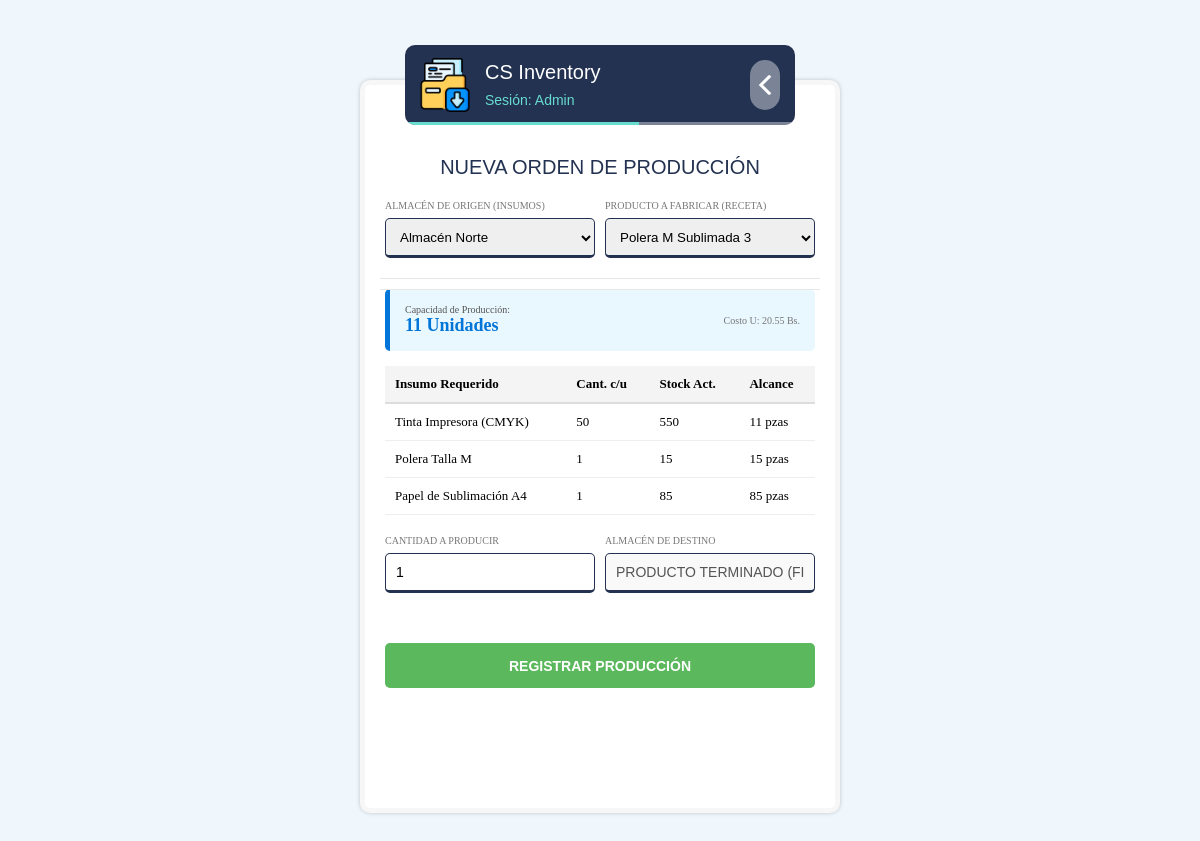
The page /control/produccion/c-produccion-new.php?idReceta=3 (signed in) on the database its author committed.
### tables this page shows
CREATE TABLE `usuario` (
  `idUsuario` int(11) NOT NULL,
  `hashUsuario` varchar(50) DEFAULT NULL,
  `nombre` varchar(100) NOT NULL,
  `username` varchar(100) NOT NULL,
  `pswd` blob NOT NULL,
  `idPerfil` int(11) NOT NULL,
  `estado` enum('Activo','Inactivo') NOT NULL
);

CREATE TABLE `inventarios` (
  `idProducto` int(11) NOT NULL,
  `idAlmacen` int(11) NOT NULL,
  `stock_actual` decimal(10,2) DEFAULT 0.00,
  `punto_critico` decimal(10,2) DEFAULT 0.00
);

CREATE TABLE `receta_detalles` (
  `idDetalle` int(11) NOT NULL,
  `idReceta` int(11) NOT NULL,
  `idProducto` int(11) NOT NULL,
  `cantidad_necesaria` decimal(10,4) NOT NULL
);

CREATE TABLE `productos` (
  `idProducto` int(11) NOT NULL,
  `hashProducto` varchar(64) NOT NULL,
  `nombre` varchar(100) NOT NULL,
  `sku` varchar(50) DEFAULT NULL,
  `unidad_medida` varchar(20) DEFAULT NULL,
  `tipo` enum('Insumo','Producto Final') DEFAULT 'Insumo',
  `estado` tinyint(1) DEFAULT 1,
  `deleted_at` timestamp NULL DEFAULT NULL
);

### view/produccion/v-produccion-new.php (the view, shortened to what the rows shown need)
<?php
$nomUsuario = $oUsuario->nombre;
?>
<!DOCTYPE HTML>
<html>
<head>
    <link rel='stylesheet' href='../../view/css/main.css' />
</head>
<body>
<div class='ctn-form'>
    <div class='form-header'>
        <div class='ctn-icon'><div class='icon'></div></div>
        <div class='form-title'><?php echo $appTitle; ?></div>
        <div class='form-subtitle'>Sesión: <?php echo $nomUsuario ?></div>
        <div class='bar'><div class='step' style='width:60%'></div></div>
        <a href='c-produccion-list.php'><div class='btn-back'></div></a>
    </div>
    <div class='form-content'>
        <?php if ($viabilidad): ?>
            <div class='x-1'>
                <div style="background: #e9f7fe; padding: 15px; border-radius: 5px; border-left: 5px solid #0275d8;">
                    <span style="color: #555;">Capacidad de Producción:</span><br>
                    <span class="resaltado-azul"><?php echo $viabilidad['maxima']; ?> Unidades</span>
                    <span style="float: right; color: #777;">Costo U: <?php echo number_format($viabilidad['costo_u'], 2); ?> Bs.</span>
                </div>
                <table class="table-explosion">
                    <thead>
                        <tr>
                            <th>Insumo Requerido</th>
                            <th>Cant. c/u</th>
                            <th>Stock Act.</th>
                            <th>Alcance</th>
                        </tr>
                    </thead>
                    <tbody>
                        <?php foreach($viabilidad['insumos'] as $ins):
                            $alcance = ($ins['necesario'] > 0) ? floor($ins['stock'] / $ins['necesario']) : 0;
                            $esCritico = ($alcance == $viabilidad['maxima'] && $viabilidad['maxima'] < 5);
                        ?>
                            <tr class="<?php echo $esCritico ? 'insumo-critico' : ''; ?>">
                                <td><?php echo $ins['nombre']; ?></td>
                                <td><?php echo $ins['necesario']; ?></td>
                                <td><?php echo $ins['stock']; ?></td>
                                <td><?php echo $alcance; ?> pzas</td>
                            </tr>
                        <?php endforeach; ?>
                    </tbody>
                </table>
            </div>
            <div class='separator'></div>
            <?php if ($viabilidad['maxima'] > 0): ?>
                <form action="c-produccion-save.php" method="POST">
                    <div class='x-2'>
                        <div class='data-label'>Cantidad a producir</div>
                        <input type="number" name="cantidad" value="1" min="1" max="<?php echo $viabilidad['maxima']; ?>" class='input-form' required>
                    </div>
                    <div class='x-2'>
                        <div class='data-label'>Almacén de Destino</div>
                        <input type="text" value="PRODUCTO TERMINADO (FIJO)" class='input-form' disabled style="background:#f9f9f9;">
                    </div>
                    <div class='x-1' style="margin-top:20px;">
                        <input type='submit' value='REGISTRAR PRODUCCIÓN' class='btn-action' style='background:#5cb85c; color:white; width:100%; border:none; cursor:pointer; height: 45px; font-weight: bold;' />
                    </div>
                </form>
            <?php else: ?>
                <div class='x-1' style="text-align:center; padding: 20px; color: #d9534f; font-weight: bold;">
                    ⚠️ No hay stock suficiente para iniciar la producción.
                </div>
            <?php endif; ?>
        <?php else: ?>
            <div class='x-1' style="text-align:center; padding: 40px; color: #999;">
                Seleccione un almacén y una receta para simular la producción.
            </div>
        <?php endif; ?>
    </div>
</div>
</body>
</html>

### rows shown on the page
usuario: nombre "Admin"
inventarios: stock_actual.cantidad_necesaria "11", stock_actual.cantidad_necesaria "20.55"
receta_detalles: idProducto.nombre "Tinta Impresora (CMYK)", necesario "50", stock "550", alcance "11"
receta_detalles: idProducto.nombre "Polera Talla M", necesario "1", stock "15", alcance "15"
receta_detalles: idProducto.nombre "Papel de Sublimación A4", necesario "1", stock "85", alcance "85"

### other values the page prints
$appTitle "CS Inventory"
form field value "Almacén Norte"
form field value "Polera M Sublimada 3"
